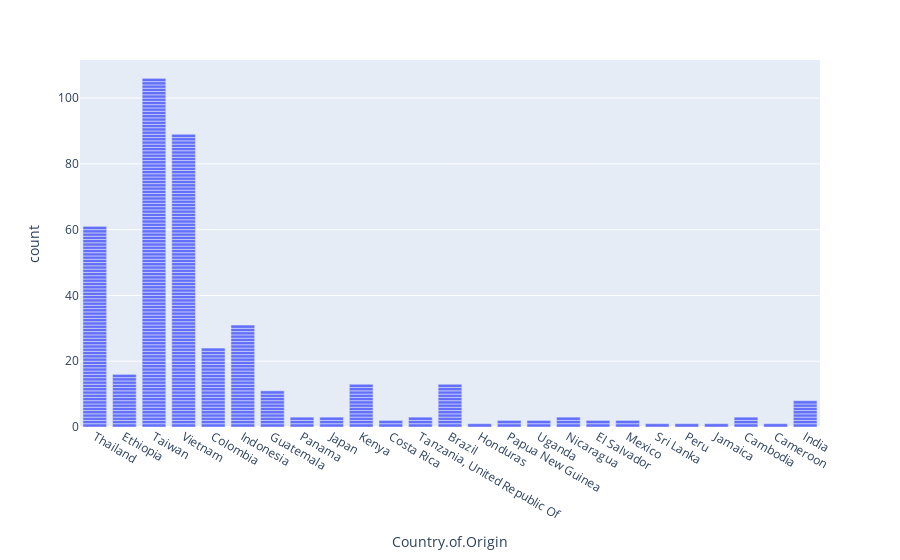

The notebook cell this image was saved under:
### Markdown cell above
### Univariate Visualizations

### Code cell
px.bar(df, x = 'Country.of.Origin')

### Figure 1 — Plotly figure (JSON) as saved in the notebook; plotly's stock layout.template omitted (floating-point values rounded to 4 significant figures; data arrays with more than 128 entries replaced by an {"elided": "..."} marker saying what was removed)
{"data": [{"hovertemplate": "Country.of.Origin=%{x}<br>count=%{y}<extra></extra>", "legendgroup": "", "marker": {"color": "#636efa", "pattern": {"shape": ""}}, "name": "", "orientation": "v", "showlegend": false, "textposition": "auto", "type": "bar", "x": {"elided": "402 str values"}, "xaxis": "x", "y": {"elided": "402 int values"}, "yaxis": "y"}], "layout": {"barmode": "relative", "legend": {"tracegroupgap": 0}, "margin": {"t": 60}, "xaxis": {"anchor": "y", "domain": [0, 1], "title": {"text": "Country.of.Origin"}}, "yaxis": {"anchor": "x", "domain": [0, 1], "title": {"text": "count"}}}}
